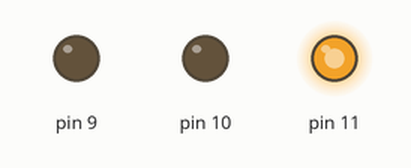
A sketch run on a simulated Arduino Uno, built with avr-gcc and run on an emulated ATmega328P. On the bench: output pins drawn as LEDs (lit = HIGH).

Above: at 0.05 s.
At 2.0 s:
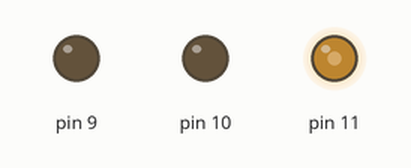
At 3.25 s:
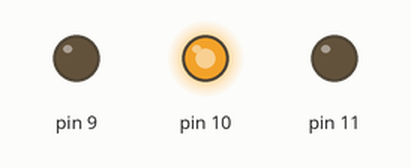
At 4.5 s:
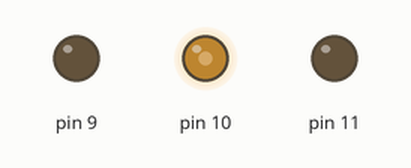
At 6.75 s:
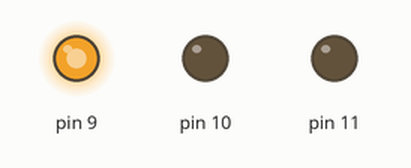
At 9.0 s:
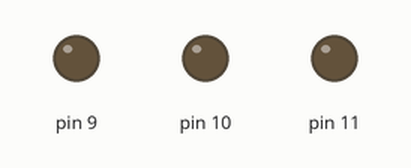
Timing chart, 0 to 11.7 s (numbered marks = the images above):
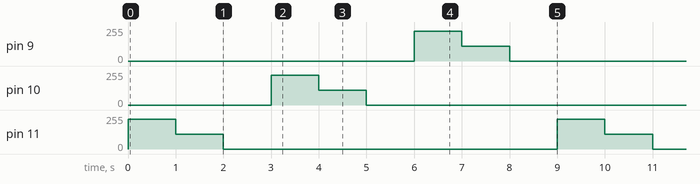

The sketch:

Utilizing_analogWrite.ino
```cpp
void setup() {
    pinMode(9,OUTPUT);
    pinMode(10,OUTPUT);
    pinMode(11,OUTPUT);

}
void loop() {
  analogWrite(11,225);
  delay(1000);
  analogWrite(11,110);
  delay(1000);
  analogWrite(11,0);
  delay(1000);
  analogWrite(10,225);
  delay(1000);
  analogWrite(10,110);
  delay(1000);
  analogWrite(10,0);
  delay(1000);
  analogWrite(9,225);
  delay(1000);
  analogWrite(9,110);
  delay(1000);
  analogWrite(9,0);
  delay(1000);
}
```

Measured:
- by itself, pin 9–11: repeats every 9.0 s: 110/255 1.0 s, 0/255 7.0 s, 225/255 1.0 s
